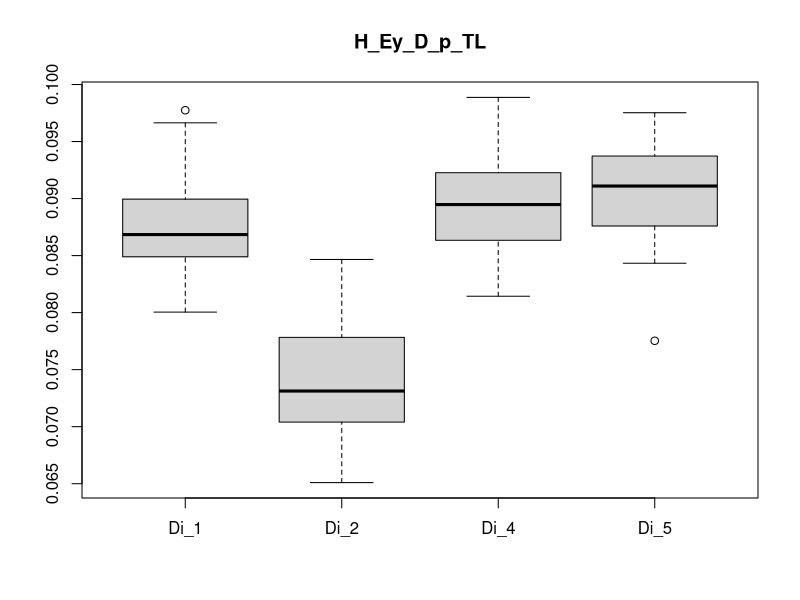

Write the R code that produced this figure.
Di_1 <- c(0.0902989628,0.0827314511,0.0893333333,0.0957928803,0.0888135593,0.086551265,0.0921428571,0.0860573716,0.0890188434,0.083042568,0.082256968,0.0946123522,0.0920502092,0.0966415353,0.0883233533,0.0849840256,0.0851206434,0.0900774103,0.0891472868,0.0901582932,0.0900837989,0.0802547771,0.0859220093,0.0856945404,0.0840446487,0.0848930481,0.0951008646,0.081674674,0.0867093106,0.0828947368,0.0863221884,0.0899508082,0.0839017735,0.0879048249,0.0844884488,0.0843373494,0.0921149595,0.0822704082,0.0862876254,0.0854408749,0.0863115307,0.0800457404,0.087012987,0.0885017422,0.0884592853,0.0869829684,0.0882150241,0.0888030888,0.0854092527,0.0977443609)
Di_2 <- c(0.0650960942,0.0720887246,0.0780885781,0.0756081525,0.0718711276,0.0677290837,0.0704142012,0.0768335274,0.0728434505,0.0784053156,0.0711009174,0.0677475391,0.074653823,0.0698090692,0.0819774718,0.0711086226,0.0806349206,0.077404667,0.0703844071,0.0703547805,0.0672748005,0.0800252048,0.0821656051,0.0734328358,0.0726290516,0.069495695,0.075494308,0.0717732207,0.0748630554,0.0829581994,0.0827294686,0.073125,0.0692503177,0.0724637681,0.0662329982,0.0743707094,0.0846594526,0.070096463,0.0725513906,0.0707376058,0.0775706554,0.078817734,0.0775862069,0.0762138906,0.0660377358,0.0830188679,0.0780711825,0.0726392252,0.0803418803,0.0669745958,0.0761061947)
Di_4 <- c(0.0911546253,0.0818908123,0.0924608819,0.0974493133,0.0947093403,0.0884396715,0.0917843389,0.0866449511,0.0870459219,0.0922677063,0.0829817159,0.0821192053,0.0894886364,0.0953068592,0.0942982456,0.0864995958,0.090070922,0.0892116183,0.0838837517,0.0852610707,0.0919458304,0.090851735,0.0894590846,0.092920354,0.0853658537,0.0861056751,0.0919708029,0.0863411182,0.0851370851,0.0814354727,0.0901840491,0.0957446809,0.095448799,0.0928523714,0.0897597977,0.0865317516,0.0865853659,0.0988700565,0.0850622407,0.0878809355,0.0931339225,0.081824279,0.0879600749,0.0852550664,0.0949044586,0.087012987,0.0874392783,0.0933048433,0.0901162791,0.0913070669,0.0918367347,0.0842465753,0.0875152999,0.0901408451)
Di_5 <- c(0.0932090546,0.0950594121,0.0937098845,0.0894251242,0.0876254181,0.0900962861,0.0871501272,0.0954907162,0.0975265018,0.0775305097,0.0860289057,0.089512358,0.0921052632,0.0957880435,0.09375,0.0929737402,0.0923877684,0.0875953659,0.0843293493,0.0875912409)
svg(filename = 'morpho_data/boxplotH_Ey_D_p_TL.svg')
boxplot(Di_1, Di_2, Di_4, Di_5, names = c('Di_1', 'Di_2', 'Di_4', 'Di_5'), main = 'H_Ey_D_p_TL')
dev.off()
